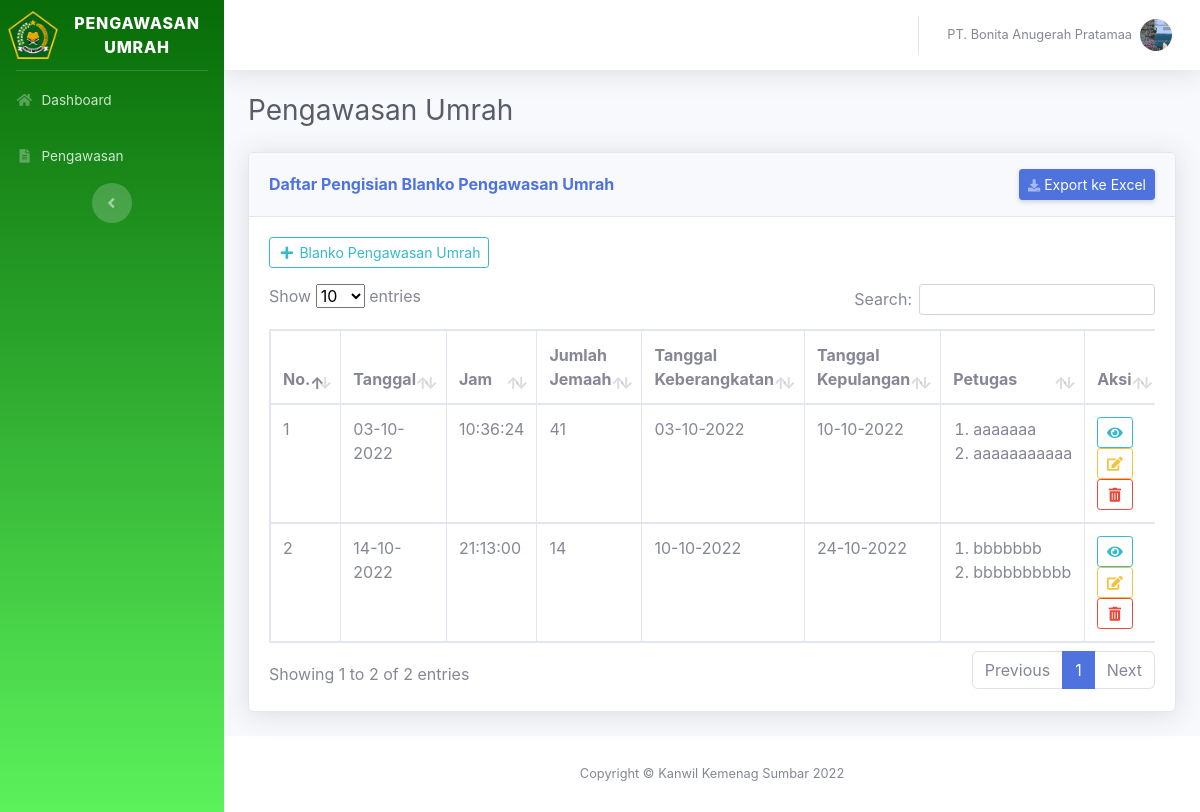
Page /ppiu/pengawasan.php (signed in) on the committed database.
### tables this page shows
CREATE TABLE `ppiu` (
  `id_ppiu` int(11) NOT NULL,
  `username` varchar(255) NOT NULL,
  `nama_ppiu` varchar(255) NOT NULL,
  `id_kab_kota` int(11) NOT NULL,
  `status` varchar(255) NOT NULL,
  `nomor_sk` varchar(255) NOT NULL,
  `tanggal_sk` date NOT NULL,
  `alamat` varchar(255) NOT NULL,
  `nama_pimpinan` varchar(255) DEFAULT NULL,
  `logo` varchar(255) NOT NULL DEFAULT 'default.png'
);

CREATE TABLE `pengawasan` (
  `id_pengawasan` int(11) NOT NULL,
  `hari` varchar(255) NOT NULL,
  `tanggal` date NOT NULL,
  `jam` time NOT NULL,
  `id_ppiu` int(11) NOT NULL,
  `izin` varchar(255) NOT NULL,
  `jumlah_jemaah_laki_laki` int(11) NOT NULL,
  `jumlah_jemaah_wanita` int(11) NOT NULL,
  `tanggal_keberangkatan` date NOT NULL,
  `tanggal_kepulangan` date NOT NULL,
  `temuan_lapangan` varchar(255) NOT NULL,
  `petugas_1` varchar(255) NOT NULL,
  `petugas_2` varchar(255) NOT NULL
);

### ppiu/pengawasan.php (the view, shortened to what this page needs)
<?php
include "session_ppiu.php";
?>
<!DOCTYPE html>
<html lang="en">
<head>
    <link href="../vendor/fontawesome-free/css/all.min.css" rel="stylesheet" type="text/css">
    <link href="../font/font.css" rel="stylesheet">
    <link href="../css/sb-admin-2.min.css" rel="stylesheet">
    <link rel="stylesheet" type="text/css" href="../plugin/datatables/dataTables.bootstrap5.min.css">
</head>
<body id="page-top">
    <div id="wrapper">
        <div id="content-wrapper" class="d-flex flex-column">
            <div id="content">
                <?php include "header.php"; ?>
                <div class="container-fluid">
                    <div class="d-sm-flex align-items-center justify-content-between mb-4">
                        <h1 class="h3 mb-0 text-gray-800">Pengawasan Umrah</h1>
                    </div>
                    <div class="row">
                        <div class="col-xl-12 col-lg-7">
                            <div class="card shadow mb-4">
                                <div class="card-header py-3 d-flex flex-row align-items-center justify-content-between">
                                    <h6 class="m-0 font-weight-bold text-primary">Daftar Pengisian Blanko Pengawasan Umrah</h6>
                                    <a href="export.php" target="_blank" class="d-none d-sm-inline-block btn btn-sm btn-primary shadow-sm"><i class="fas fa-download fa-sm text-white-50"></i> Export ke Excel</a>
                                </div>
                                <div class="card-body">
                                    <a href="blanko_pengawasan_umrah.php" type="button" class="btn btn-outline-info btn-sm mb-3">
                                        <i class="fas fa-fw fa fa-plus"></i>
                                        <span>Blanko Pengawasan Umrah</span>
                                    </a>
                                    <div class="table-responsive">
                                        <?php
                                        $id_ppiu = $result['id_ppiu'];
                                        $query = mysqli_query($koneksi, "select * from pengawasan where id_ppiu='$id_ppiu'");
                                        $no = 1;
                                        ?>
                                        <table class="table table-bordered" id="example" width="100%" cellspacing="0">
                                            <thead>
                                                <tr>
                                                    <th style="width:20px;">No.</th>
                                                    <th style="width: 80px;">Tanggal</th>
                                                    <th>Jam</th>
                                                    <th>Jumlah Jemaah</th>
                                                    <th>Tanggal Keberangkatan</th>
                                                    <th>Tanggal Kepulangan</th>
                                                    <th>Petugas</th>
                                                    <th style="width: 14%;">Aksi</th>
                                                </tr>
                                            </thead>
                                            <tbody>
                                                <?php
                                                while ($tampil = mysqli_fetch_array($query)) {
                                                ?>
                                                    <tr>
                                                        <td><?php echo $no; ?></td>
                                                        <td><?php
                                                            $tanggal = date('d-m-Y', strtotime($tampil['tanggal']));
                                                            echo $tanggal; ?></td>
                                                        <td><?php echo $tampil['jam']; ?></td>
                                                        <td><?php echo $tampil['jumlah_jemaah_laki_laki'] + $tampil['jumlah_jemaah_wanita']; ?></td>
                                                        <td><?php
                                                            $tanggal_keberangkatan = date('d-m-Y', strtotime($tampil['tanggal_keberangkatan']));
                                                            echo $tanggal_keberangkatan; ?></td>
                                                        <td><?php
                                                            $tanggal_kepulangan = date('d-m-Y', strtotime($tampil['tanggal_kepulangan']));
                                                            echo $tanggal_kepulangan; ?></td>
                                                        <td>
                                                            <ol style="padding-left: 20px;">
                                                                <li><?php echo $tampil['petugas_1']; ?></li>
                                                                <li><?php echo $tampil['petugas_2']; ?></li>
                                                            </ol>
                                                        </td>
                                                        <td>
                                                            <a id="detail" type="button" class="btn btn-outline-info btn-sm" data-toggle="modal" data-target="#modal-detail" data-id_pengawasan="<?php echo $tampil['id_pengawasan']; ?>" data-hari="<?php echo $tampil['hari']; ?>" data-tanggal="<?php echo $tanggal; ?>" data-jam="<?php echo $tampil['jam']; ?>" data-izin="<?php echo $tampil['izin']; ?>" data-jumlah_jemaah_laki_laki="<?php echo $tampil['jumlah_jemaah_laki_laki']; ?>" data-jumlah_jemaah_wanita="<?php echo $tampil['jumlah_jemaah_wanita']; ?>" data-tanggal_keberangkatan="<?php echo $tanggal_keberangkatan; ?>" data-tanggal_kepulangan="<?php echo $tanggal_kepulangan; ?>" data-temuan_lapangan="<?php echo $tampil['temuan_lapangan']; ?>" data-petugas_1="<?php echo $tampil['petugas_1']; ?>" data-petugas_2="<?php echo $tampil['petugas_2']; ?>">
                                                                <i class="fas fa-fw fa fa-eye"></i>
                                                            </a>
                                                            <a href="edit_isian_blanko_pengawasan.php?id_pengawasan=<?php echo $tampil['id_pengawasan'] ?>" type="button" class="btn btn-outline-warning btn-sm">
                                                                <i class="fas fa-fw fa fa-edit"></i>
                                                            </a>
                                                            <a id="hapus-pengawasan" type="button" class="btn btn-outline-danger btn-sm" data-toggle="modal" data-target="#modal-hapus" data-id_pengawasan="<?php echo $tampil['id_pengawasan']; ?>">
                                                                <i class="fas fa-fw fa fa-trash-alt"></i>
                                                            </a>
                                                        </td>
                                                    </tr>
                                                <?php
                                                    $no++;
                                                }
                                                ?>
                                            </tbody>
                                        </table>
                                    </div>
                                </div>
                            </div>
                        </div>
                    </div>
                </div>
                <footer class="sticky-footer bg-white">
                    <div class="container my-auto">
                        <div class="copyright text-center my-auto">
                            <span>Copyright &copy; Kanwil Kemenag Sumbar 2022</span>
                        </div>
                    </div>
                </footer>
            </div>
        </div>
</body>
</html>

### ppiu/header.php (shortened to what this page needs)
<?php
$username = $_SESSION['username'];
$query = mysqli_query($koneksi, "select * from ppiu where username='$username'");
$result = mysqli_fetch_assoc($query);
?>
<nav class="navbar navbar-expand navbar-light bg-white topbar mb-4 static-top shadow">
    <ul class="navbar-nav ml-auto">
        <li class="nav-item dropdown no-arrow">
            <a class="nav-link dropdown-toggle" href="#" id="userDropdown" role="button" data-toggle="dropdown" aria-haspopup="true" aria-expanded="false">
                <span class="mr-2 d-none d-lg-inline text-gray-600 small">
                    <?php
                    echo $result['nama_ppiu'];
                    ?>
                </span>
                <img class="img-profile rounded-circle" src="../images/profile/<?php echo $result['logo']; ?>">
            </a>
        </li>
    </ul>
    <link rel="stylesheet" href="../plugin/sweetalert2/sweetalert2.min.css">
</nav>

### rows in the picture
ppiu: nama_ppiu "PT. Bonita Anugerah Pratamaa", logo (picture)
pengawasan: tanggal "03-10-2022", jam "10:36:24", $tampil['jumlah_jemaah_laki_laki'] + $tampil['jumlah_jemaah_wanita'] "41", tanggal_keberangkatan "03-10-2022", tanggal_kepulangan "10-10-2022", petugas_1 "aaaaaaa", petugas_2 "aaaaaaaaaaa"
pengawasan: tanggal "14-10-2022", jam "21:13:00", $tampil['jumlah_jemaah_laki_laki'] + $tampil['jumlah_jemaah_wanita'] "14", tanggal_keberangkatan "10-10-2022", tanggal_kepulangan "24-10-2022", petugas_1 "bbbbbbb", petugas_2 "bbbbbbbbbb"
